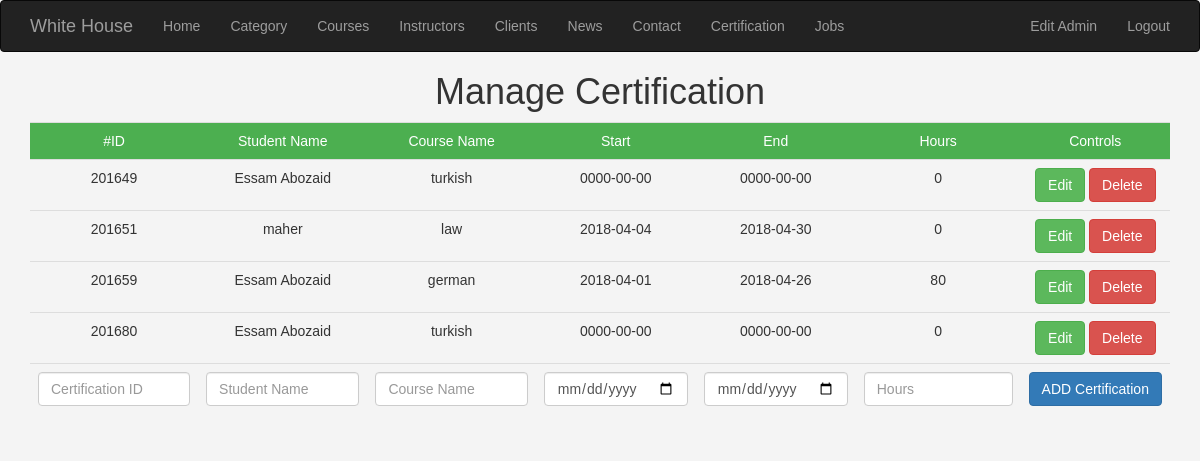
The page /WHA/admin/certification.php (signed in) on the database its author committed.
### tables this page shows
CREATE TABLE IF NOT EXISTS `certification` (
  `ID` int(11) NOT NULL,
  `studentName` varchar(255) NOT NULL,
  `courseName` varchar(255) NOT NULL,
  `startTime` date NOT NULL,
  `endTime` date NOT NULL,
  `hours` int(11) DEFAULT NULL
);

### WHA/admin/certification.php (the view, shortened to what this page needs)
<?php
if(isset($_SESSION['Username'])){
	include 'init.php';
	include $tpl . 'header.inc';
	$flag ='';
 	if(isset($_GET['flag'])){
 		$flag=$_GET['flag'];
 	}else{
 		$flag='Manage';
 	}
 	if($flag=='Manage'){
 		$stmt=$con->prepare("SELECT * FROM certification");
 		$stmt->execute();
 		$rows=$stmt->fetchAll();
 			?>
 				<h1 class="text-center">Manage Certification</h1>
		 		<div class="container">
		 			<div class="table-responsive">
		 				<table class="main-table table table-border">
		 					<tr class="text-center">
		 						<td>#ID</td>
		 						<td>Student Name</td>
		 						<td>Course Name</td>
		 						<td>Start</td>
		 						<td>End</td>
		 						<td>Hours</td>
		 						<td>Controls</td>
		 					</tr>
		 					<?php
		 						foreach ($rows as $row) {
		 							echo "<tr class='text-center'>";
		 								echo "<td>" . $row['ID'] . "</td>";
		 								echo "<td>" . $row['studentName'] . "</td>";
		 								echo "<td>" . $row['courseName'] . "</td>";
		 								echo "<td>" . $row['startTime'] . "</td>";
		 								echo "<td>" . $row['endTime'] . "</td>";
		 								echo "<td>" . $row['hours'] . "</td>";
		 								echo "<td>
		 										<a href='?flag=edit&certID=" . $row["ID"] ."' class='btn btn-success'>Edit</a>
		 										<a href='?flag=delete&certID=" . $row["ID"] ."' class='btn btn-danger'>Delete</a>
		 									 </td>";
		 							echo "</tr>";
		 						}
		 					?>
		 					<form method="POST" action="?flag=insert">
		 						<tr>
		 							<td><input class="form-control" name="ID"  placeholder="Certification ID" type="text" required></td>
		 							<td><input class="form-control" name="studentName"  placeholder="Student Name" type="text" required></td>
		 							<td><input class="form-control" name="courseName"  placeholder="Course Name" type="text" required></td>
		 							<td><input class="form-control" name="startTime"  placeholder="Start Time" type="date"></td>
		 							<td><input class="form-control" name="endTime"  placeholder="End Time" type="date" ></td>
		 							<td><input class="form-control" name="hours"  placeholder="Hours" type="text" ></td>
		 							<td><button type="submit" class="btn btn-primary">ADD Certification</button></td>
		 						</tr>
		 					</form>
		 				</table>
		 			</div>
		 		</div>
		 	<?php
 	}
 	else{
 		header('Location:certification.php');
 	}
}else{
	header('Location:index.php');
	exit();
}
?>
   <?php include $tpl . 'down.inc' ?>

### WHA/admin/layout/css/custom.css (style rules this page uses)
body { font-family: Arial, Helvetica, sans-serif; background-color: #f4f4f4; }
.main-table tr:first-child td { background-color: #4CAF50; color: #fff; }

### rows shown on the page
certification: ID "201649", studentName "Essam Abozaid", courseName "turkish", startTime "0000-00-00", endTime "0000-00-00", hours "0"
certification: ID "201651", studentName "maher", courseName "law", startTime "2018-04-04", endTime "2018-04-30", hours "0"
certification: ID "201659", studentName "Essam Abozaid", courseName "german", startTime "2018-04-01", endTime "2018-04-26", hours "80"
certification: ID "201680", studentName "Essam Abozaid", courseName "turkish", startTime "0000-00-00", endTime "0000-00-00", hours "0"

### other values the page prints
lang('HOME') "Home"
lang('CATEGORY') "Category"
lang('PAGE1') "Courses"
lang('PAGE2') "Instructors"
lang('PAGE3') "Clients"
lang('PAGE4') "News"
lang('PAGE5') "Contact"
lang('PAGE7') "Certification"
lang('PAGE8') "Jobs"
lang('PAGE6') "Edit Admin"
lang('LOGOUT') "Logout"
